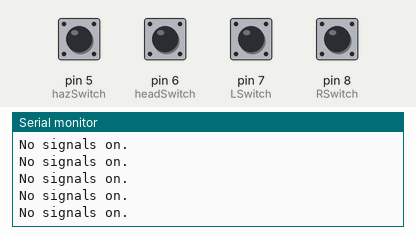
Bench run of a sketch on a simulated Arduino Uno, built with avr-gcc and run on an emulated ATmega328P. Parts: the last lines printed to the serial monitor. The inputs (shaded band) are chosen by the test bench; at power-on: pin 5 (hazSwitch), pin 6 (headSwitch), pin 7 (LSwitch), pin 8 (RSwitch) LOW.

Above: at 1.4 s.
1.5 s: pin 5 (hazSwitch) pulled HIGH for 0.35 s
At 1.71 s:
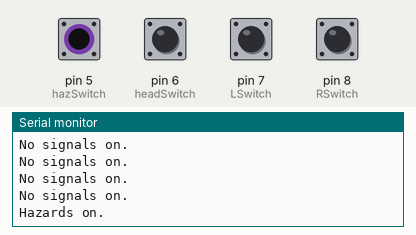
3.3 s: pin 6 (headSwitch) pulled HIGH for 0.35 s
At 3.51 s:
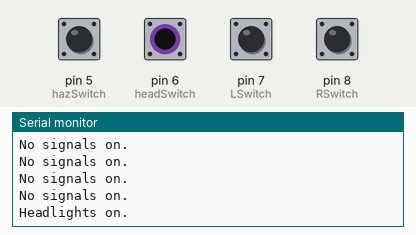
5.1 s: pin 7 (LSwitch) pulled HIGH for 0.35 s
At 5.31 s:
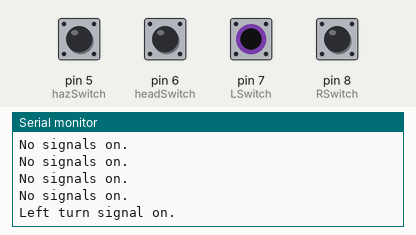
6.9 s: pin 8 (RSwitch) pulled HIGH for 0.35 s
At 7.11 s:
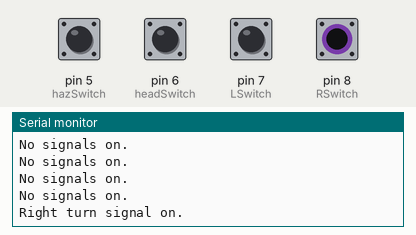
8.7 s: pin 5 (hazSwitch) driven HIGH and pin 6 (headSwitch) driven HIGH
At 8.91 s:
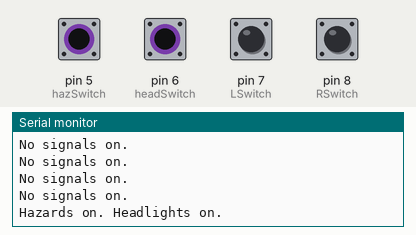
10.8 s: pin 7 (LSwitch) pulled HIGH for 1 s
At 11.01 s:
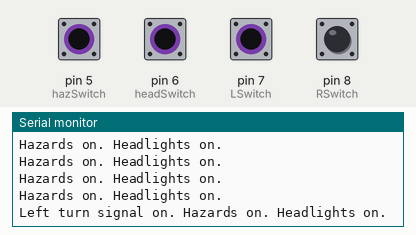

Measured:
- after the input at 1.5 s, the serial monitor: prints a new line at once (image 1)
- after the input at 3.3 s, the serial monitor: prints a new line at once (image 2)
- after the input at 5.1 s, the serial monitor: prints a new line at once (image 3)
- after the input at 6.9 s, the serial monitor: prints a new line at once (image 4)
- after the input at 8.7 s, the serial monitor: prints a new line at once (image 5)
- after the input at 10.8 s, the serial monitor: prints a new line at once (image 6)

The sketch:

Switch_Reading.ino
```cpp
int LSwitch = 7;  // call all the switch pins as variables
int RSwitch = 8;
int hazSwitch = 5;
int headSwitch = 6;
void setup() {
  pinMode(LSwitch, INPUT);  //initialize all switches as inputs
  pinMode(RSwitch, INPUT);
  pinMode(hazSwitch, INPUT);
  pinMode(headSwitch, INPUT);
  Serial.begin(9600); //start serial monitor for reading
}

void loop() {
  int LState = digitalRead(LSwitch);  //read all the switches
  int RState = digitalRead(RSwitch);
  int hazState = digitalRead(hazSwitch);
  int headState = digitalRead(headSwitch);
  if(LState == HIGH){ //print left if left is on
    Serial.print("Left turn signal on. ");
  }
  if(RState == HIGH){ //print right if right is on
    Serial.print("Right turn signal on. ");
  }
  if(hazState == HIGH){ //print hazards if hazard is on
    Serial.print("Hazards on. ");
  }
  if(headState == HIGH){  //print headlights if headlight on
    Serial.print("Headlights on. ");
  }
  if(headState == LOW && hazState == LOW && RState == LOW && LState == LOW){  //if no switches are on, print no signals
    Serial.print("No signals on. ");
  }
  Serial.print('\n'); //print on new line
  delay(300); //add delay for ease of reading
}
```
